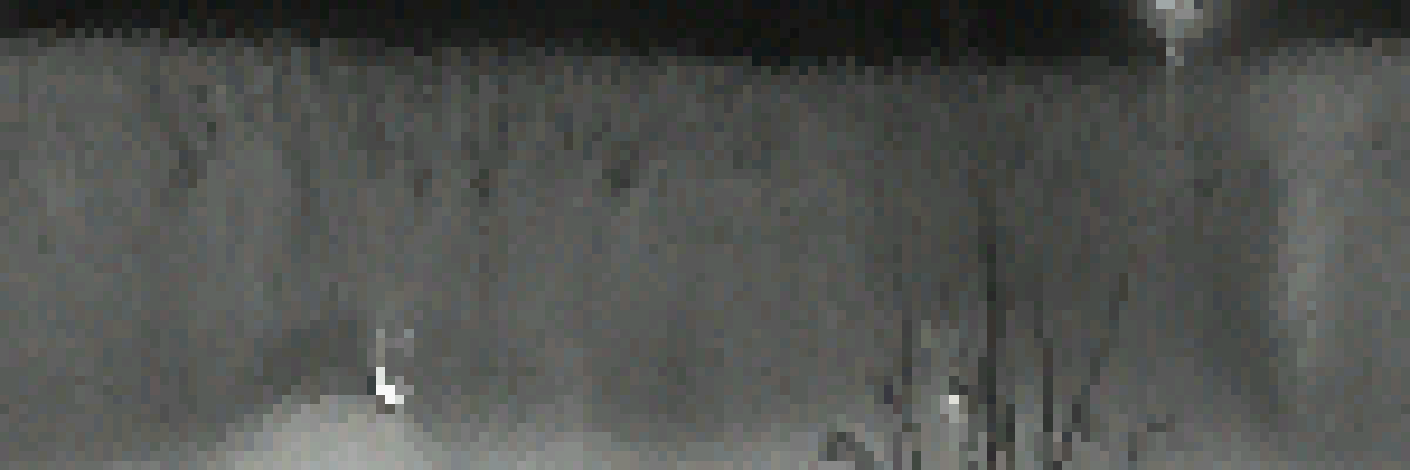
#> input picture data/extracted_irises/left/38-1.png, 1410 x 470 px
$ jupyter execute --allow-errors Daugman.ipynb
#> lines starting #> are read from the running program, lines starting #| are printed output that depends on the picture
### utils.py
import copy
import os
from concurrent.futures import ThreadPoolExecutor
from typing import Union, Tuple, List, Any

import matplotlib.pyplot as plt
import numpy as np
from numpy.lib.stride_tricks import as_strided
from skimage import img_as_float


# [906 lines left out: functions get_sliding_windows, erosion, dilation, opening, closing, contrast_filter and 22 more, not called in this run]


def downsample_to_128(band: np.ndarray) -> np.ndarray:
    """
    Downsample a 1D signal to 128 columns.

    Parameters
    ----------
    band : numpy.ndarray
        Input 2D array with shape (height, width) or (height, ...).

    Returns
    -------
    numpy.ndarray
        Downsampled array with shape (1, 128).
    """
    h, w = band.shape[:2]
    col_means = band.mean(axis=0)
    group_size = w // 128
    out = col_means.reshape(128, group_size).mean(axis=1)
    return out[np.newaxis, :]


def gabor(band: np.ndarray, frequency: float = 1.0) -> Tuple[np.ndarray, np.ndarray]:
    """
    Apply a Gabor filter to a 1D signal.

    Parameters
    ----------
    band : numpy.ndarray
        Input 1D array (or 2D array with shape (1, N)).
    frequency : float, optional
        Frequency of the sinusoidal component.

    Returns
    -------
    tuple of numpy.ndarray
        (real_resp, imag_resp) with the real and imaginary responses.
    """
    if band.ndim > 1:  # Ensure band is 1D
        band = band.ravel()

    x = np.arange(band.size)
    x_centered = x - band.size // 2
    sigma = 1.0 / frequency

    gauss = np.exp(-0.5 * (x_centered**2) / (sigma**2))
    carrier_real = np.cos(2 * np.pi * frequency * x_centered)
    carrier_imag = np.sin(2 * np.pi * frequency * x_centered)
    kernel_real = gauss * carrier_real
    kernel_imag = gauss * carrier_imag

    kernel_real = kernel_real / np.sqrt(np.sum(kernel_real**2))
    kernel_imag = kernel_imag / np.sqrt(np.sum(kernel_imag**2))
    real_resp = np.convolve(band, kernel_real, mode="same")
    imag_resp = np.convolve(band, kernel_imag, mode="same")

    return real_resp, imag_resp


def image_to_iris_code(
    input_image: np.ndarray,
    number_of_bands: int = 8,
    plot_iris_code: bool = False,
    gabor_frequency: float = 0.25,
) -> np.ndarray:
    """
    Generate an iris code from the input image using Gabor filters.

    Parameters
    ----------
    input_image : numpy.ndarray
        Input image.
    number_of_bands : int, optional
        Number of bands to split the image into.
    plot_iris_code : bool, optional
        If True, plot the generated iris code.
    gabor_frequency : float, optional
        Frequency parameter for the Gabor filter.

    Returns
    -------
    numpy.ndarray
        Iris code represented as a 2D binary array.
    """
    image_temp = copy.deepcopy(input_image)
    rows_to_remove = image_temp.shape[0] - 440
    cropped_image = image_temp[rows_to_remove:, :]

    band_height = cropped_image.shape[0] // number_of_bands
    bands = []
    for i in range(number_of_bands):
        start_row = i * band_height
        end_row = (
            (i + 1) * band_height
            if i != number_of_bands - 1
            else cropped_image.shape[0]
        )
        band = cropped_image[start_row:end_row, :]
        bands.append(band)

    bands_specifications = {
        **{
            str(i): {"top_cutout_width": 130, "bottom_cutout_width": 0}
            for i in range(number_of_bands // 2)
        },
        **{
            str(i): {"top_cutout_width": 322, "bottom_cutout_width": 320}
            for i in range(number_of_bands // 2, number_of_bands // 2 * 3 // 4)
        },
        **{
            str(i): {"top_cutout_width": 386, "bottom_cutout_width": 384}
            for i in range(number_of_bands // 2 * 3 // 4, number_of_bands)
        },
    }

    cropped_bands = []

    for i in range(8):
        top_cutout_width = bands_specifications[str(i)]["top_cutout_width"]
        bottom_cutout_width = bands_specifications[str(i)]["bottom_cutout_width"]

        band = copy.deepcopy(bands[i])
        top_band = copy.deepcopy(band)[:, band.shape[1] // 2 :]
        bottom_band = band[:, : band.shape[1] // 2].copy()

        top_center = top_band.shape[1] // 2
        bottom_center = bottom_band.shape[1] // 2

        if top_cutout_width > 0:
            top_start = max(0, top_center - top_cutout_width // 2)
            top_end = min(top_band.shape[1], top_center + top_cutout_width // 2)
            top_band_cropped = np.delete(top_band, np.s_[top_start:top_end], axis=1)
        else:
            top_band_cropped = top_band

        if bottom_cutout_width > 0:
            bottom_start = max(0, bottom_center - bottom_cutout_width // 2)
            bottom_end = min(
                bottom_band.shape[1], bottom_center + bottom_cutout_width // 2
            )
            bottom_band_cropped = np.delete(
                bottom_band, np.s_[bottom_start:bottom_end], axis=1
            )
        else:
            bottom_band_cropped = bottom_band

        combined_band = np.concatenate((bottom_band_cropped, top_band_cropped), axis=1)
        cropped_bands.append(combined_band.copy())

    cropped_bands_rescaled = np.stack(
        [downsample_to_128(b) for b in cropped_bands], axis=0
    )
    cropped_bands_rescaled = np.array(cropped_bands_rescaled, dtype=float)
    cropped_bands_rescaled = img_as_float(cropped_bands_rescaled)

    iris_codes = []
    frequency = gabor_frequency

    for band in cropped_bands_rescaled:
        real_resp, imag_resp = gabor(band, frequency=frequency)
        real_line = real_resp.ravel()
        imag_line = imag_resp.ravel()

        code = np.zeros((real_line.size, 2), dtype=np.uint8)
        code[:, 0] = (real_line > 0).astype(np.uint8)
        code[:, 1] = (imag_line > 0).astype(np.uint8)

        iris_codes.append(code)

    iris_codes = np.array(iris_codes)
    tmp = iris_codes.transpose(0, 2, 1)
    iris_codes_2row = tmp.reshape(-1, tmp.shape[-1])

    if plot_iris_code:
        plt.figure(figsize=(16, 8))
        plt.imshow(iris_codes_2row, cmap="gray", aspect="auto")
    return iris_codes_2row


# [99 lines left out: function get_cropped_bands_rescaled, not called in this run]

### Daugman.ipynb
# Daugman Algorithm demo

## Imports & prerequisites

[cell 1]
import os
import numpy as np
from skimage.io import imread
import matplotlib.pyplot as plt
from utils import *

[cell 2]
base_dirs = {
        "images": "data/images",
        "extracted_irises": "data/extracted_irises",
        "irises": "data/irises",
        "pupils": "data/pupils",
    }

extracted_irises_dir = base_dirs["extracted_irises"]

## Sample image loaded

[cell 3]
sample_image = imread("data/extracted_irises/left/38-1.png")[:, :, 0]
plt.imshow(sample_image, cmap="gray")
sample_image.shape

[cell 4]
original_image = imread("data/images/left/38-1.png")
#> original_image is the input picture: shape (470, 1410, 4); mean R, G, B, A 80.5, 82.4, 79.5, 255
plt.imshow(original_image, cmap="gray")

[cell 5]
rows_to_remove = sample_image.shape[0] - 440
cropped_image = sample_image[rows_to_remove:, :]
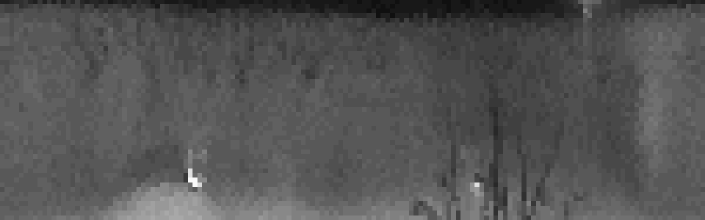
#> cropped_image: shape (440, 1410) (shown at 1/2 size); min 16, max 248, mean 83.9

plt.imshow(cropped_image, cmap="gray")
plt.axis("off")

cropped_image.shape

#> (a cell that did not finish here is left out)

# Comparisons

## Same Eye

[cell 7]
iris_codes = []
filenames = []

start_index = 6
# Process the first 5 iris images
for filename in os.listdir(extracted_irises_dir+"/left")[start_index:start_index+10]:
    if filename.endswith(".png"):
        print(f"Processing: {filename}")
        image = imread(os.path.join(extracted_irises_dir, "left", filename))[:, :, 0]
        iris_code = image_to_iris_code(image)
        iris_codes.append(iris_code)
        filenames.append(filename)

# Calculate Hamming distances between the first iris code and all others
if iris_codes:
    reference_code = iris_codes[0]
    distances = []

    # Calculate distances and print them
    for i, code in enumerate(iris_codes):
        distance = hamming_distance(reference_code, code)
        distances.append(distance)
        print(f"Hamming distance between {filenames[0]} and {filenames[i]}: {distance:.4f}")

    # Plot the distances
    plt.figure(figsize=(10, 6))
    plt.bar(range(len(distances)), distances)
    plt.axhline(y=0.5, color='r', linestyle='--', label='Random match threshold (0.5)')
    plt.xticks(range(len(distances)), filenames, rotation=45)
    plt.xlabel('Iris Images')
    plt.ylabel('Hamming Distance')
    plt.title(f'Hamming Distance from Reference Image ({filenames[0]})')
    plt.ylim(0, 1)  # Hamming distance is between 0 and 1
    plt.tight_layout()
    plt.legend()
    plt.show()

    # Also visualize a comparison between the reference code and one other code
    if len(iris_codes) > 1:
        # Import the function we created earlier or define it here
        # [28 lines left out: function plot_iris_code_comparison, not called in this run]

        # Compare reference code with the second code
        plot_iris_code_comparison(reference_code, iris_codes[1])

# OLD SOLUTION

### Split into 8 rows

[cell 8]
plt.figure(figsize=(5, 15))
plt.imshow(sample_image, cmap="gray")


# sample_image = sample_image[]

height, width = sample_image.shape[:2]
row_height = height / 8

for i in range(1, 8):
    y_position = i * row_height
    plt.axhline(y=y_position, color='r', linestyle='-', linewidth=1)

plt.axis("off")
plt.tight_layout(pad=0)
plt.show()

[cell 9]
sample_image.shape[0]

[cell 10]
number_of_bands = 8
band_height = cropped_image.shape[0] // number_of_bands
bands = []
for i in range(number_of_bands):
    start_row = i * band_height
    end_row = (i + 1) * band_height if i != number_of_bands - 1 else cropped_image.shape[0]
    band = cropped_image[start_row:end_row, :]
    bands.append(band)
    print(band.shape)
#> after the loop, bands = 8 items

[cell 11]
import copy

[cell 12]
bands_specifications = {
    # Bands 0-3: Top cutout 130, no bottom cutout
    **{str(i): {"top_cutout_width": 130, "bottom_cutout_width": 0} for i in range(4)},

    # Bands 4-5: Top cutout 322, bottom cutout 320
    **{str(i): {"top_cutout_width": 322, "bottom_cutout_width": 320} for i in range(4, 6)},

    # Bands 6-7: Top cutout 386, bottom cutout 384
    **{str(i): {"top_cutout_width": 386, "bottom_cutout_width": 384} for i in range(6, 8)}
}

cropped_bands = []

for i in range(8):
    top_cutout_width = bands_specifications[str(i)]["top_cutout_width"]
    bottom_cutout_width = bands_specifications[str(i)]["bottom_cutout_width"]

    band = copy.deepcopy(bands[i])


    top_band = copy.deepcopy(band)[:, band.shape[1] // 2:]
    bottom_band = band[:, :band.shape[1] // 2].copy()

    print(f"Original shapes - band: {band.shape}, top_band: {top_band.shape}, bottom_band: {bottom_band.shape}")

    top_center = top_band.shape[1] // 2
    bottom_center = bottom_band.shape[1] // 2

    if top_cutout_width > 0:
        top_start = top_center - top_cutout_width // 2
        top_end = top_center + top_cutout_width // 2
        top_start = max(0, top_start)
        top_end = min(top_band.shape[1], top_end)
        top_band_cropped = np.delete(top_band, np.s_[top_start:top_end], axis=1)
    else:
        top_band_cropped = top_band

    if bottom_cutout_width > 0:
        bottom_start = bottom_center - bottom_cutout_width // 2
        bottom_end = bottom_center + bottom_cutout_width // 2
        bottom_start = max(0, bottom_start)
        bottom_end = min(bottom_band.shape[1], bottom_end)
        bottom_band_cropped = np.delete(bottom_band, np.s_[bottom_start:bottom_end], axis=1)
    else:
        bottom_band_cropped = bottom_band

    print(f"Cropped shapes - top_band: {top_band_cropped.shape}, bottom_band: {bottom_band_cropped.shape}", end=" ")
    combined_band = np.concatenate((bottom_band_cropped, top_band_cropped), axis=1)
    print(f"Combined band shape: {combined_band.shape}")
    cropped_bands.append(combined_band.copy())
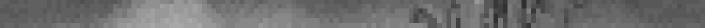
#> band: shape (55, 1410) (shown at 1/2 size); min 48, max 168, mean 110.3
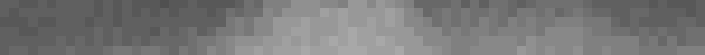
#> bottom_band: shape (55, 705); min 80, max 168, mean 119.9
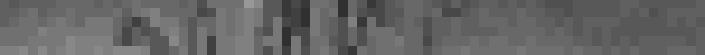
#> top_band: shape (55, 705); min 48, max 152, mean 100.7
#> after the loop, cropped_bands = 8 items


# rescale to 128x1
def downsample_to_128(band):
    h, w = band.shape[:2]
    # 1) average across rows → shape (w,)
    col_means = band.mean(axis=0)
#> col_means = 1280 values, max 97.89 at index 1036, min 31.27 at index 752, mean 55.72
    # 2) compute group size (must divide evenly)
    group_size = w // 128
    # 3) reshape into (128, group_size) and average each
    #    shape will be (128,)
    out = col_means.reshape(128, group_size).mean(axis=1)
#> out = 128 values, max 92.8 at index 104, min 32.41 at index 75, mean 55.72
    # 4) return as a 1×128 “image” if you need that shape
    return out[np.newaxis, :]

# apply to all bands
cropped_bands_rescaled = np.stack([downsample_to_128(b) for b in cropped_bands], axis=0)

[cell 13]
# [70 lines left out: function crop_and_average_bands, not called in this run]

[cell 14]
fig, axes = plt.subplots(
    nrows=8, ncols=3,
    figsize=(8, 16),
    gridspec_kw={'hspace': 0.05, 'wspace': 0.05}
)

for i in range(8):
    # 1) original
    ax = axes[i, 0]
    ax.imshow(bands[i], cmap='gray', aspect='auto')
    ax.axis('off')
    ax.set_title(f'Band {i}: original', pad=2, fontsize=8)

    # 2) cropped
    ax = axes[i, 1]
    ax.imshow(cropped_bands[i], cmap='gray', aspect='auto')
    ax.axis('off')
    ax.set_title(f'Band {i}: cropped', pad=2, fontsize=8)

    # 3) rescaled (1×128 → repeat to 55×128)
    ax = axes[i, 2]
    one_row = cropped_bands_rescaled[i]                # shape (1,128)
    height = bands[i].shape[0]                         # should be 55
    full = np.repeat(one_row, height, axis=0)          # now shape (55,128)
    ax.imshow(full, cmap='gray', aspect='auto',        # no change in aspect
              interpolation='nearest')                 # crisp pixels
    ax.axis('off')
    ax.set_title(f'Band {i}: rescaled', pad=2, fontsize=8)

    # debug print
    print("shapes:", bands[i].shape, cropped_bands[i].shape, one_row.shape, "→", full.shape)

plt.subplots_adjust(top=0.98, bottom=0.02, left=0.02, right=0.98)
plt.show()
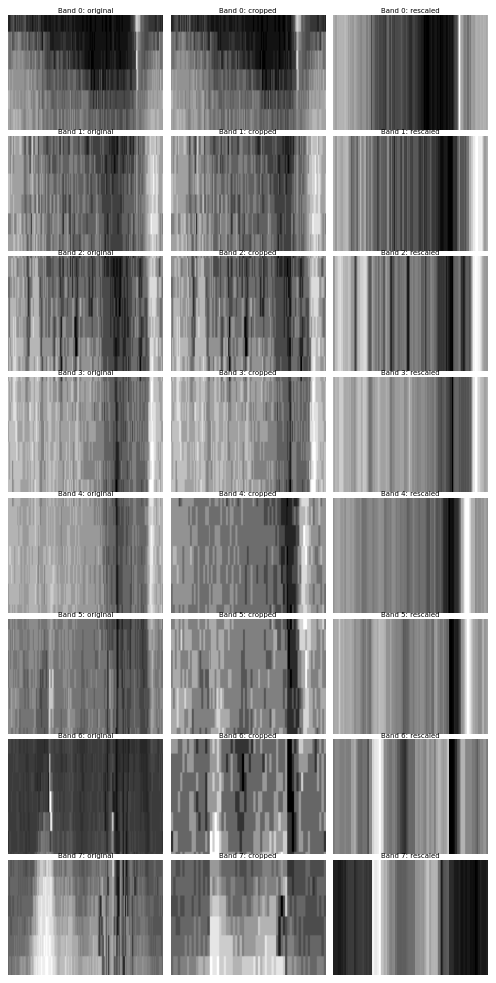
#> figure drawn by matplotlib, 24 panels

## Gabor Decompose

[cell 15]
import numpy as np
from skimage.filters import gabor
from skimage import img_as_float

# załóżmy, że cropped_bands_rescaled ma kształt (8, 1, 128)
# i wartości są float (0..1). Jeśli nie, zrób:
cropped_bands_rescaled = np.array(cropped_bands_rescaled, dtype=float)
cropped_bands_rescaled = img_as_float(cropped_bands_rescaled)

iris_codes = []  # tu wpadnie 8 kodów, każdy jako tablica (128, 2)

# dobieramy częstotliwość falki Gabor: eksperymentuj z 0.2–0.5
frequency = 0.25

for band in cropped_bands_rescaled:
    # band ma kształt (1, 128)
    real_resp, imag_resp = gabor(band, frequency=frequency)

    # spłaszczenie do wektora długości 128
    real_line = real_resp.ravel()
    imag_line = imag_resp.ravel()

    # fazowa binar­yzacja → dwie kolumny: [real>0, imag>0]
    code = np.zeros((real_line.size, 2), dtype=np.uint8)
    code[:, 0] = (real_line > 0).astype(np.uint8)
    code[:, 1] = (imag_line > 0).astype(np.uint8)

    iris_codes.append(code)
#> this loop made 8 passes
#> after the loop, iris_codes = 8 items

iris_codes = np.array(iris_codes)
# wynik: (8, 128, 2) → każdy band to 128 par bitów (kod tęczówki)

[cell 16]
iris_codes.shape

[cell 17]
# 1) swap the last two axes → shape (8, 2, 128)
tmp = iris_codes.transpose(0, 2, 1)

# 2) merge the first two axes → shape (16, 128)
iris_codes_2row = tmp.reshape(-1, tmp.shape[-1])


plt.figure(figsize=(8, 16))
plt.imshow(iris_codes_2row, cmap='gray', aspect='auto')
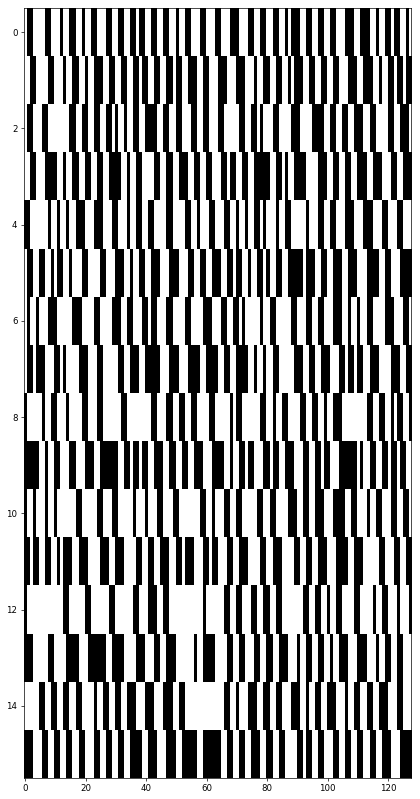
#> figure drawn by matplotlib, 1 panel

### bands

#> (a cell that did not finish here is left out)

#> (a cell that did not finish here is left out)

#> (a cell that did not finish here is left out)

#> (a cell that did not finish here is left out)

[cell 22]
plt.figure(figsize=(5, 15))
#> (the rest of this cell did not finish here and is left out)

### Gabor decomposition

[cell 23]
coeffs_per_band = []
bits_per_band   = []

#> (the rest of this cell did not finish here and is left out)

#> (a cell that did not finish here is left out)

# Comparison

We'll take the same person, but 2 different pupils - right and left, and we'll see who similar/different they are

## same person

[cell 25]
left_iris = imread("data/extracted_irises/left/38-1.png")[:, :, 0]
right_iris = imread("data/extracted_irises/right/38-1.png")[:, :, 0]
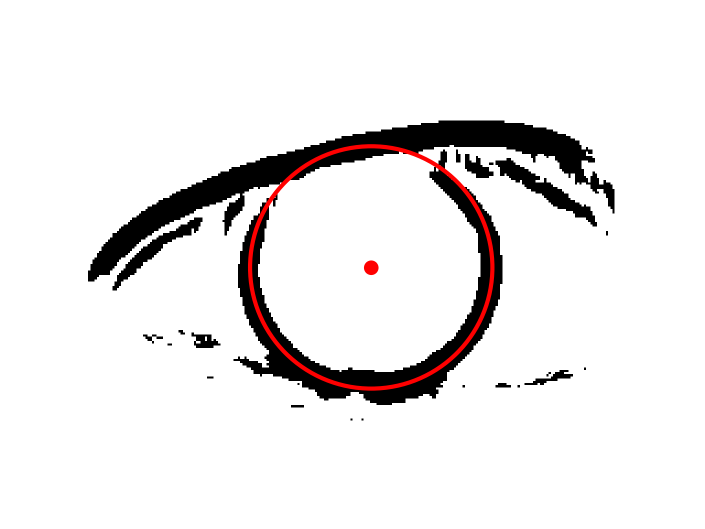
#> input picture data/irises/right/38-1.png, 1410 x 1057 px, found by its file name (shown at 1/2 size)

left_code = image_to_iris_code(left_iris)
#> the loop in image_to_iris_code, `for band in cropped_bands_rescaled:` made 8 passes
right_code = image_to_iris_code(right_iris)
#> call 2 of image_to_iris_code, with number_of_bands = 8, plot_iris_code = False, gabor_frequency = 0.25
#> in image_to_iris_code (call 2), `cropped_image = image_temp[rows_to_remove:, :]`:
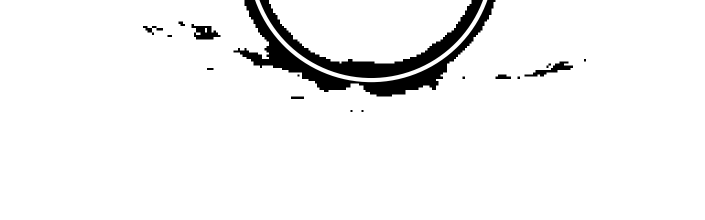
#> cropped_image: shape (440, 1410) (shown at 1/2 size); min 0, max 255, mean 242
#> the loop in image_to_iris_code (call 2), `for i in range(8):` made 8 passes
#> pass 1, in image_to_iris_code (call 2), `combined_band = np.concatenate((bottom_band_cropped, top_band_cropped)..`:
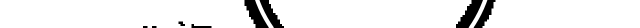
#> combined_band: shape (55, 1280) (shown at 1/2 size); min 0, max 255, mean 237
#> the loop in image_to_iris_code (call 2), `for band in cropped_bands_rescaled:` made 8 passes

#> (the rest of this cell did not finish here and is left out)

## different person

[cell 26]
person_1_iris = imread("data/extracted_irises/left/38-1.png")[:, :, 0]
#> (the rest of this cell did not finish here and is left out)

## same person, same eye

[cell 27]
person_1_iris = imread("data/extracted_irises/left/17-3.png")[:, :, 0]
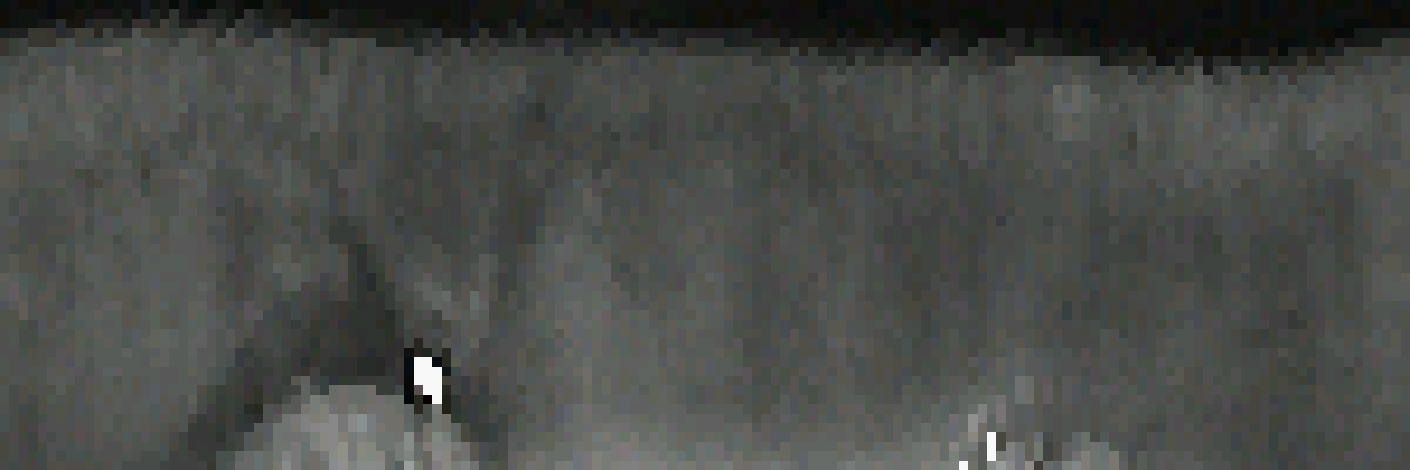
#> input picture data/extracted_irises/left/17-3.png, 1410 x 470 px
#> (the rest of this cell did not finish here and is left out)

[cell 28]
iris_codes = []
#> iris_codes = []
filenames = []

start_index = 6
# Process the first 5 iris images
for filename in os.listdir(extracted_irises_dir+"/left")[start_index:start_index+10]:
    if filename.endswith(".png"):
        print(f"Processing: {filename}")
        image = imread(os.path.join(extracted_irises_dir, "left", filename))[:, :, 0]
        iris_code = image_to_iris_code(image)
        iris_codes.append(iris_code)
        filenames.append(filename)

# Calculate Hamming distances between the first iris code and all others
if iris_codes:
    reference_code = iris_codes[0]
    distances = []

    # Calculate distances and print them
    for i, code in enumerate(iris_codes):
        distance = hamming_distance(reference_code, code)
        distances.append(distance)
        print(f"Hamming distance between {filenames[0]} and {filenames[i]}: {distance:.4f}")

    # Plot the distances
    plt.figure(figsize=(10, 6))
    plt.bar(range(len(distances)), distances)
    plt.axhline(y=0.5, color='r', linestyle='--', label='Random match threshold (0.5)')
    plt.xticks(range(len(distances)), filenames, rotation=45)
    plt.xlabel('Iris Images')
    plt.ylabel('Hamming Distance')
    plt.title(f'Hamming Distance from Reference Image ({filenames[0]})')
    plt.ylim(0, 1)  # Hamming distance is between 0 and 1
    plt.tight_layout()
    plt.legend()
    plt.show()

    # Also visualize a comparison between the reference code and one other code
    if len(iris_codes) > 1:
        # Import the function we created earlier or define it here
        # [28 lines left out: function plot_iris_code_comparison, not called in this run]

        # Compare reference code with the second code
        plot_iris_code_comparison(reference_code, iris_codes[1])
